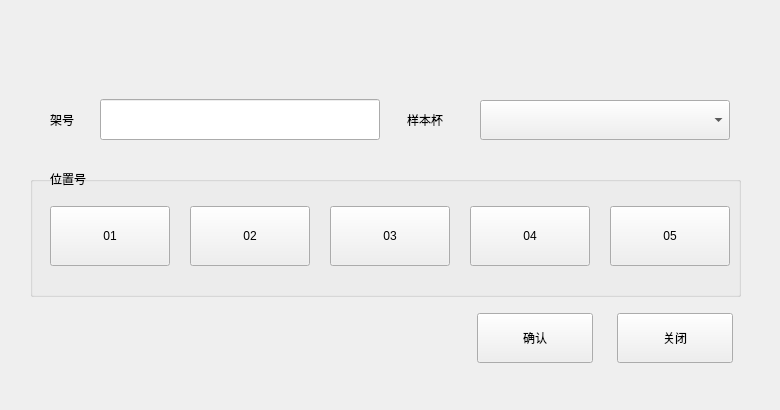
<?xml version="1.0" encoding="UTF-8"?>
<ui version="4.0">
 <class>QCaliBratePostionEdit</class>
 <widget class="QWidget" name="QCaliBratePostionEdit">
  <property name="geometry">
   <rect>
    <x>0</x>
    <y>0</y>
    <width>780</width>
    <height>410</height>
   </rect>
  </property>
  <property name="windowTitle">
   <string>QCaliBratePostionEdit</string>
  </property>
  <widget class="QComboBox" name="cup_comboBox">
   <property name="geometry">
    <rect>
     <x>480</x>
     <y>100</y>
     <width>250</width>
     <height>40</height>
    </rect>
   </property>
  </widget>
  <widget class="QPushButton" name="ok_Button">
   <property name="geometry">
    <rect>
     <x>477</x>
     <y>313</y>
     <width>116</width>
     <height>50</height>
    </rect>
   </property>
   <property name="text">
    <string>确认</string>
   </property>
   <property name="buttons" stdset="0">
    <string>btn_dlg</string>
   </property>
  </widget>
  <widget class="QPushButton" name="close_Button">
   <property name="geometry">
    <rect>
     <x>617</x>
     <y>313</y>
     <width>116</width>
     <height>50</height>
    </rect>
   </property>
   <property name="text">
    <string>关闭</string>
   </property>
   <property name="buttons" stdset="0">
    <string>btn_dlg</string>
   </property>
  </widget>
  <widget class="QGroupBox" name="groupBox">
   <property name="geometry">
    <rect>
     <x>30</x>
     <y>176</y>
     <width>711</width>
     <height>121</height>
    </rect>
   </property>
   <property name="title">
    <string/>
   </property>
   <widget class="QPushButton" name="four_Button">
    <property name="geometry">
     <rect>
      <x>440</x>
      <y>30</y>
      <width>120</width>
      <height>60</height>
     </rect>
    </property>
    <property name="text">
     <string>04</string>
    </property>
    <property name="buttons" stdset="0">
     <string>location</string>
    </property>
   </widget>
   <widget class="QPushButton" name="three_Button">
    <property name="geometry">
     <rect>
      <x>300</x>
      <y>30</y>
      <width>120</width>
      <height>60</height>
     </rect>
    </property>
    <property name="text">
     <string>03</string>
    </property>
    <property name="checkable">
     <bool>false</bool>
    </property>
    <property name="checked">
     <bool>false</bool>
    </property>
    <property name="buttons" stdset="0">
     <string>location</string>
    </property>
   </widget>
   <widget class="QPushButton" name="five_Button">
    <property name="geometry">
     <rect>
      <x>580</x>
      <y>30</y>
      <width>120</width>
      <height>60</height>
     </rect>
    </property>
    <property name="text">
     <string>05</string>
    </property>
    <property name="buttons" stdset="0">
     <string>location</string>
    </property>
   </widget>
   <widget class="QPushButton" name="two_Button">
    <property name="geometry">
     <rect>
      <x>160</x>
      <y>30</y>
      <width>120</width>
      <height>60</height>
     </rect>
    </property>
    <property name="text">
     <string>02</string>
    </property>
    <property name="checkable">
     <bool>false</bool>
    </property>
    <property name="flat">
     <bool>false</bool>
    </property>
    <property name="buttons" stdset="0">
     <string>location</string>
    </property>
   </widget>
   <widget class="QPushButton" name="one_Button">
    <property name="geometry">
     <rect>
      <x>20</x>
      <y>30</y>
      <width>120</width>
      <height>60</height>
     </rect>
    </property>
    <property name="text">
     <string>01</string>
    </property>
    <property name="buttons" stdset="0">
     <string>location</string>
    </property>
   </widget>
  </widget>
  <widget class="QLabel" name="label">
   <property name="geometry">
    <rect>
     <x>50</x>
     <y>100</y>
     <width>54</width>
     <height>40</height>
    </rect>
   </property>
   <property name="text">
    <string>架号</string>
   </property>
  </widget>
  <widget class="QLabel" name="label_2">
   <property name="geometry">
    <rect>
     <x>407</x>
     <y>100</y>
     <width>54</width>
     <height>40</height>
    </rect>
   </property>
   <property name="text">
    <string>样本杯</string>
   </property>
  </widget>
  <widget class="QLabel" name="label_3">
   <property name="geometry">
    <rect>
     <x>50</x>
     <y>159</y>
     <width>54</width>
     <height>40</height>
    </rect>
   </property>
   <property name="text">
    <string>位置号</string>
   </property>
  </widget>
  <widget class="QLineEdit" name="rack_edit">
   <property name="geometry">
    <rect>
     <x>100</x>
     <y>99</y>
     <width>280</width>
     <height>41</height>
    </rect>
   </property>
  </widget>
 </widget>
 <layoutdefault spacing="6" margin="11"/>
 <resources/>
 <connections/>
</ui>
